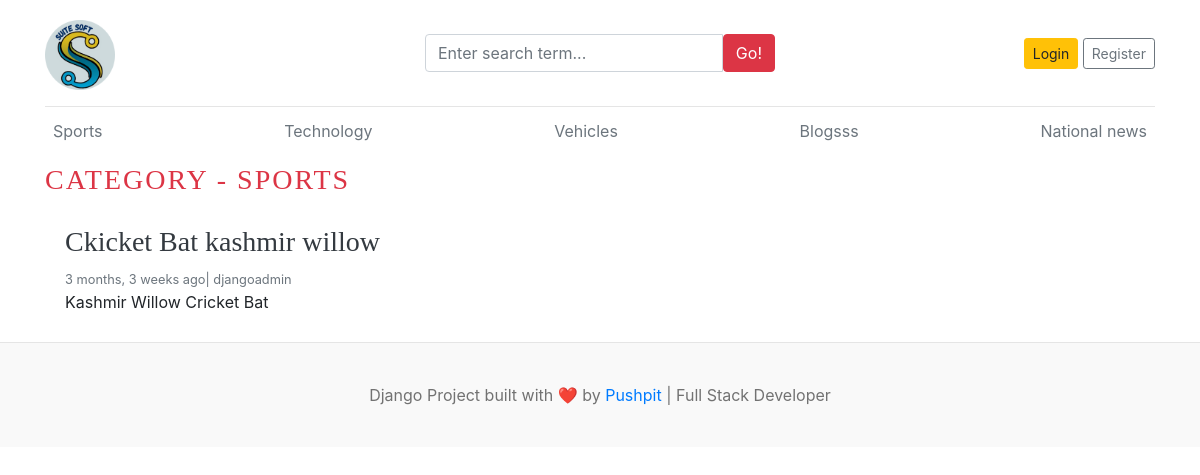
Page /category/1/ on the committed database.
### blogs/models.py (models this page shows, shortened)
class Logo(models.Model):
    event_name = models.CharField(max_length=100)
    logo_image = models.ImageField(upload_to='logos/')
    uploaded_at = models.DateTimeField(auto_now_add=True)

class Category(models.Model):
    category_name = models.CharField(max_length=100, unique=True)
    created_at = models.DateTimeField(auto_now_add=True)
    updated_at = models.DateTimeField(auto_now=True)
    class Meta:
        verbose_name_plural = "Categories"
    def __str__(self):
        return self.category_name

class Blog(models.Model):
    title = models.CharField(max_length=200)
    slug = models.SlugField(max_length=200, unique=True, blank=True)
    category = models.ForeignKey(Category, on_delete=models.CASCADE)
    author = models.ForeignKey(User, on_delete=models.CASCADE)
    featured_image = models.ImageField(upload_to='uploads/%Y/%m/%d')
    short_description = models.TextField(max_length=500)
    blog_body = models.TextField(max_length=5000)
    status = models.CharField(choices=STATUS_CHOICES, default='Draft', max_length=20)
    is_featured = models.BooleanField(default=False)
    created_at = models.DateTimeField(auto_now_add=True)
    updated_at = models.DateTimeField(auto_now=True)

### blogs/views.py (the view)
# urls.py: path('<int:category_id>/', views.posts_by_category, name='posts_by_category'),
def posts_by_category(request, category_id):
    post = Blog.objects.filter(status='Published', category=category_id).order_by('-created_at')
    try:
        category = Category.objects.get(pk=category_id)
    except:
        return redirect('home')
    context = {
        'posts': post,
        'category': category,
    }
    return render(request, "posts_by_category.html", context)

### blogs/context_processors.py (called while the page is built)
def get_categories(request):
    categories = Category.objects.all()
    return dict(categories=categories)

def get_logo(request):
    latest_logo = Logo.objects.order_by('-uploaded_at').first()
    return dict(latest_logo = latest_logo)

def get_social_links(request):
    social_links = SocialLink.objects.all()
    return dict(social_links = social_links)

### templates/posts_by_category.html
{% extends 'base.html' %}
{% block content %}
<h3 class ="text-uppercase text-danger" style = "letter-spacing: 2px;">CATEGORY - {{category}}</h3>
  <div class="row mb-2">
    {% if posts %}
{% for post in posts %}
    <div class="col-md-6">
      <div class="card border-0" >
        <div class="card-body">
          <h3><a href = "{% url 'blogs' post.slug %}" class="text-dark">{{post.title}}</a></h3>
          <small class="mb-1 text-muted">{{post.created_at |timesince }} ago| {{post.author}}</small>
          <p class="card-text"> {{post.short_description | truncatewords:25 }}</p>
        </div>
      </div>
    </div>
{% endfor %}
{% else %}
<p> No post found in this category. </p>
{% endif %}
  </div>
</div>
{% endblock %}

### templates/base.html (shortened to what this page needs)
{% load static %}
<!DOCTYPE html>
<html lang="en">
<head>
    <link href="https://getbootstrap.com/docs/4.0/dist/css/bootstrap.min.css" rel="stylesheet">
    <link href="{% static 'css/blog.css' %}" rel="stylesheet">
    <link rel="stylesheet" href="https://cdnjs.cloudflare.com/ajax/libs/font-awesome/4.7.0/css/font-awesome.min.css">
  </head>
<body>
    <div class="container">
      <header class="blog-header py-3">
        <div class="row flex-nowrap justify-content-between align-items-center">
          <div class="col-4 pt-1">
            {% if latest_logo %}
            <img src="{{ latest_logo.logo_image.url }}" alt="Logo" class="img-fluid" style="max-height: 70px;">
            {% endif %}
          </div>
          <div class = "col-4">
            <form action ="{% url 'search' %}" method="GET">
              <div class="input-group">
                        <input class="form-control" type="text" name="keyword" value ="{{ keyword }}" placeholder="Enter search term..." aria-label="Enter search term..." aria-describedby="button-search" />
                        <button type="submit" class="btn btn-danger" id="button-search" type="button">Go!</button>
                    </div>
            </form>
          </div>
          <div class="col-4 d-flex justify-content-end align-items-center">
            {% if not user.is_authenticated %}
            <a class="btn btn-sm btn-warning" href="{% url 'login' %}">Login</a> &nbsp;
            <a class="btn btn-sm btn-outline-secondary" href="{% url 'register' %}">Register</a>
            {% else %}
            <span><a href ="{% url 'dashboard' %}">Dashboard</a> </span>
            &emsp;
            <span><a href ="{% url 'logout' %}">Logout</a></span>
            {% endif %}
          </div>
        </div>
      </header>
      <div class="nav-scroller py-1 mb-2">
        <nav class="nav d-flex justify-content-between">
          {% for cate in categories %}
          <a class="p-2 text-muted" href="{% url 'posts_by_category' cate.id %}">{{ cate.category_name }}</a>
          {% endfor %}
        </nav>
      </div>
{% block content %}
{% endblock %}
<footer class="blog-footer">
  <p>Django Project built with ❤️ by <a href="https://www.pushpit-portfolio.site/" target="_blank" rel="noopener noreferrer">Pushpit</a> | Full Stack Developer </p>
</footer>
</body>
</html>

### blog_main/static/css/blog.css (style rules this page uses)
.blog-header { border-bottom: 1px solid #e5e5e5; }
h1, h2, h3, h4, h5, h6 { font-family: "Playfair Display", Georgia, "Times New Roman", serif; }
.blog-footer { padding: 2.5rem 0; color: #727272; text-align: center; background-color: #f9f9f9; border-top: .05rem solid #e5e5e5; }
.blog-footer p:last-child { margin-bottom: 0; }

### rows in the picture
Logo: logo_image (picture)
Category: category_name "Sports", category_name "SPORTS"
Category: category_name "Technology"
Category: category_name "Vehicles"
Category: category_name "Blogsss"
Category: category_name "National news"
Blog: title "Ckicket Bat kashmir willow", created_at "3 months, 3 weeks", author "djangoadmin", short_description "Kashmir Willow Cricket Bat"
